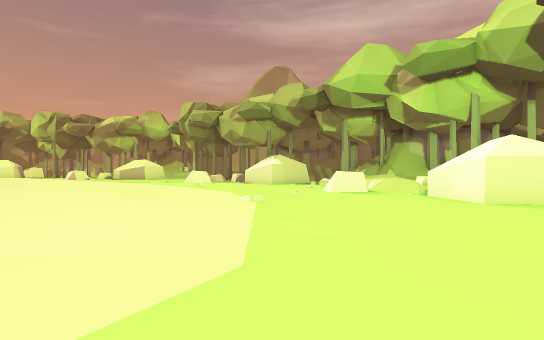
View 1 (above)

24 first-person views from a walk through a Unity game level. The camera is 1.3 m above the floor, looks level and sees 80° across. The floor is counted in squares, 2 m on a side. Each view is taken from the middle of a square. On the plan, view 1 faces up. The plan holds only what a view shows up to about 10 squares ahead; the rest is blank. The place goes on beyond the plan. Some animated figures are left out.

View 2
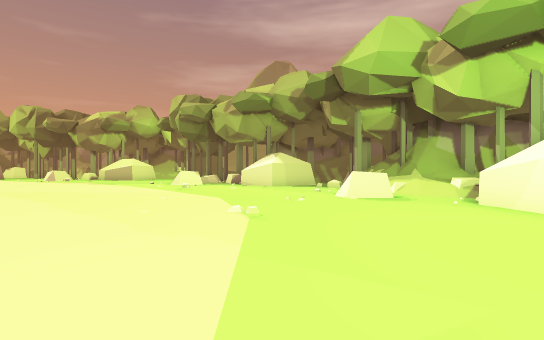

View 3
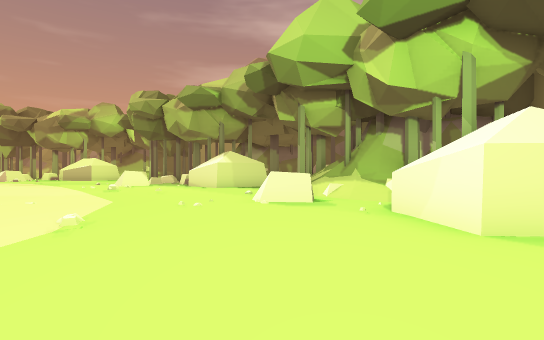

View 4
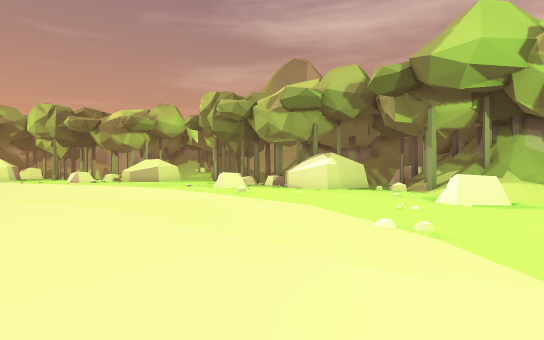

View 5
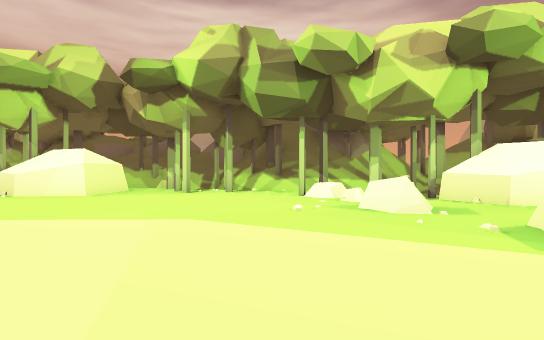

View 6
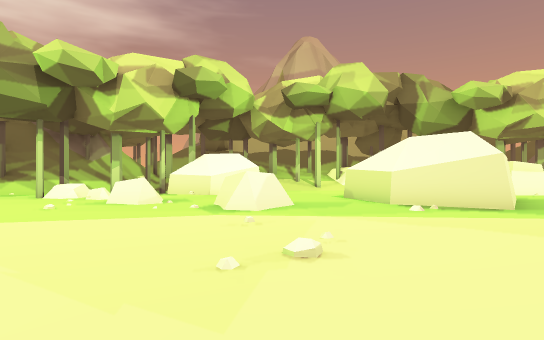

View 7
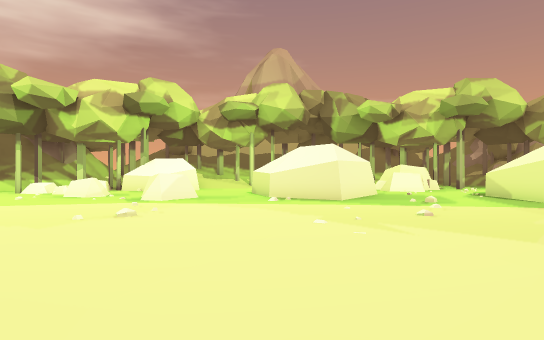

View 8
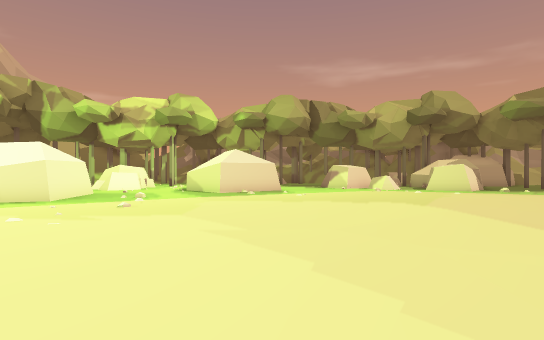

View 9
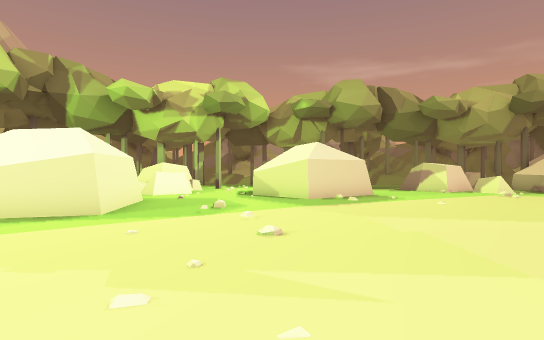

View 10
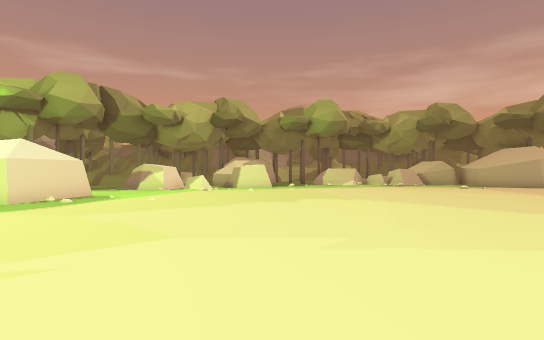

View 11
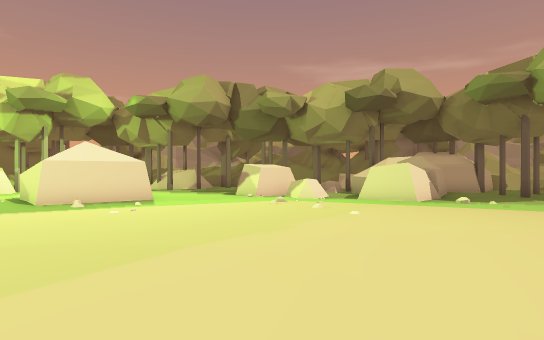

View 12
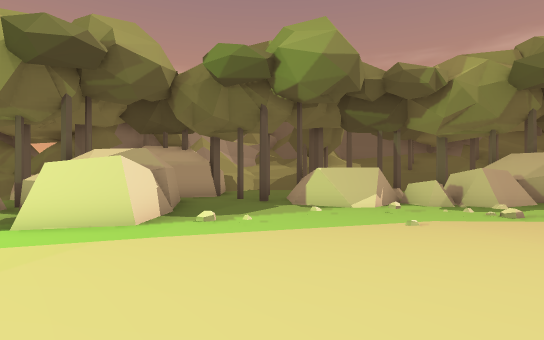

View 13
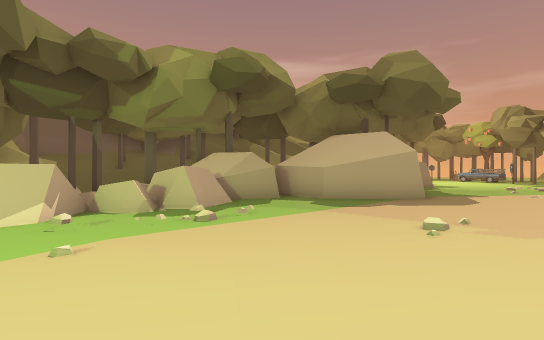

View 14
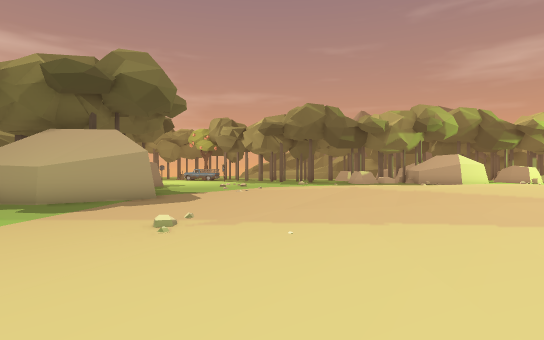

View 15
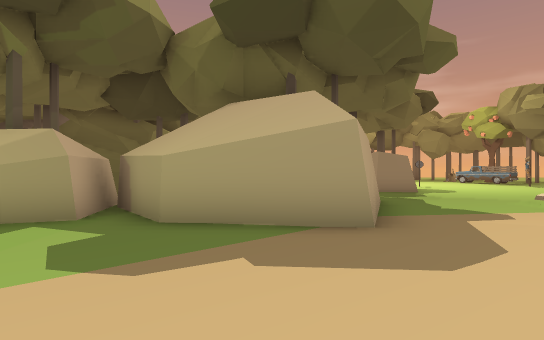

View 16
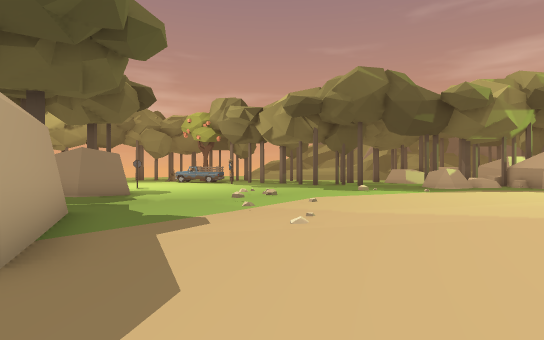

View 17
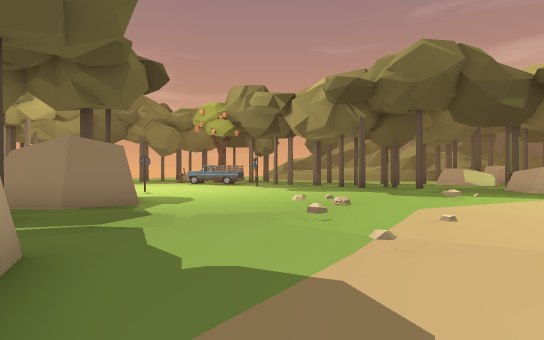

View 18
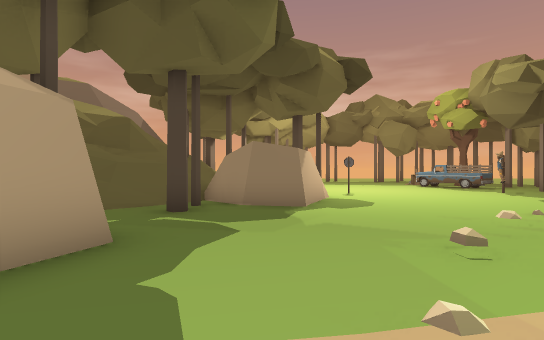

View 19
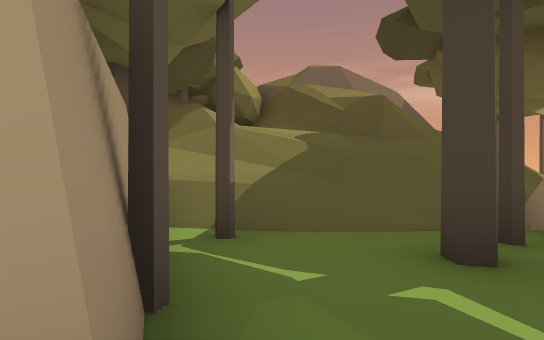

View 20
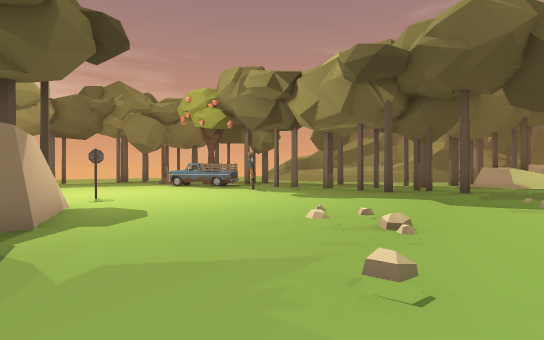

View 21
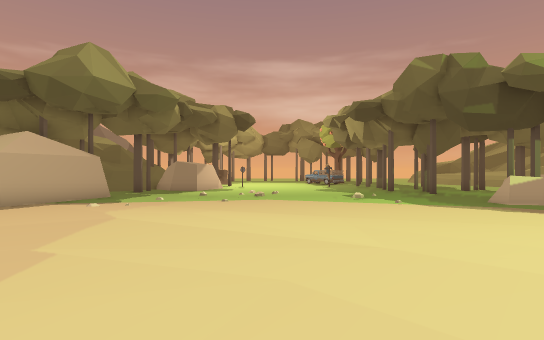

View 22
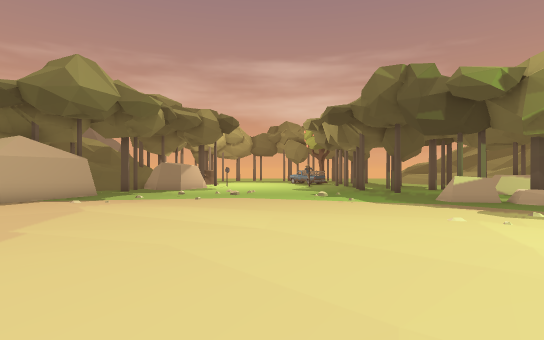

View 23
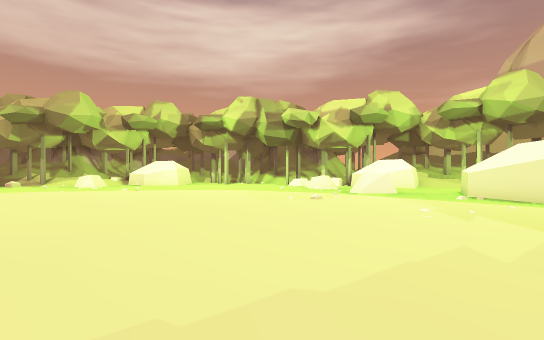

View 24
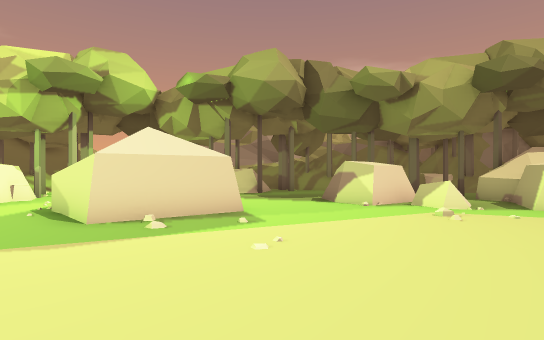

### Floor plan
Key: @ floor where view 1 was taken; # wall or solid block; . main floor; : floor 0.25 m higher than the main floor; + floor 0.5 m higher than the main floor; * floor 0.75 m higher than the main floor; % floor 1.75 m higher than the main floor; / step, stairs or slope; = window, fence, low wall or low ledge; ^ raised ledge; S sign; O other object.
Columns run from 39 left of view 1 to 6 right of it. Each row starts with its distance up from view 1.
 13      ... #...                   +:/./.....# #
 12     .#........                +++//......./###
 11    ..........:::              *+++/:...../O//#
 10   ..........::++/              ++++:.....^//##
  9 O...........:://+*             +++++:.......#
  8 ...........:::/++**             ++++:......##
  7 ...........::++++**+            ++++::.....##
  6 ..........:::/+++++            +++++::......#
  5 ..........::+++++++          +++++++::.......
  4 S.........::/++++++         +++++++:::.......
  3  .##......:/+++++++        +++++++:::........
  2   ##......::+++++++       +++++++:::.........
  1   ##......:::++++++      +++++++:::..........
  0 //=#/..##...::::::++++++++++++++:::....@...#.
 -1 #////.#####...::::+++++++++++++:::......#.O#
 -2 ==////#  #....:::+++++++++++++::::...##.=..#
 -3  =////   #.....:::++++++++++++:::....##...#O
 -4 ==////  ##......::+++++++++++:::......  .##
 -5 =#///   ##......::++++++++++:::........  #
 -6  ##/// ####......:::++++++:::.....####.
 -7   ##//    ###.../.:::::::::.......#
 -8            #=/......:::::.........#
 -9          #OO=#/......../...........
-10          ##  %/......../....##.....
-11              /=...###......####...
-12              ###..####=.....   ..
-13                #.########...    .##
-14                     OOO #...     ##
-15                     .
-16                    #.
-17                    =/

Positions as (right, up) in squares from view 1, and headings:
1: (0, 0), facing up
2: (0, 2), facing up
3: (2, 3), facing up
4: (-2, 3), facing up
5: (-5, 1), facing right
6: (-7, 2), facing down-right
7: (-11, 2), facing down-right
8: (-12, 3), facing down
9: (-9, 0), facing down
10: (-9, 1), facing down-left
11: (-16, -1), facing down
12: (-18, -5), facing down-left
13: (-20, -5), facing left
14: (-20, -5), facing up-left
15: (-25, -2), facing left
16: (-26, -1), facing up-left
17: (-29, 0), facing up-left
18: (-29, 2), facing left
19: (-32, 1), facing down-left
20: (-31, 2), facing up-left
21: (-21, 6), facing left
22: (-20, 7), facing left
23: (-14, 1), facing right
24: (-13, -4), facing down
